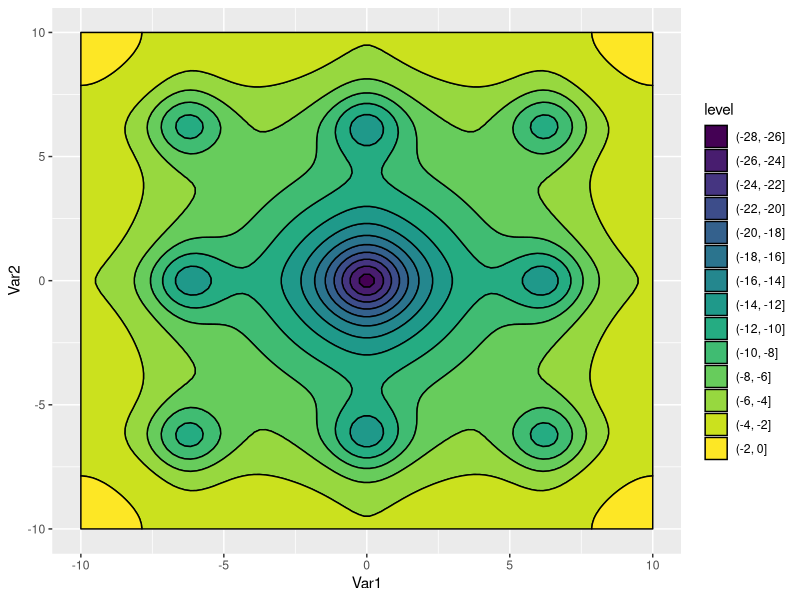

Write R code to recreate this figure.
library(ggplot2)
library(dplyr)
library(gganimate)

f_xy <- function(x, y){
  # (x - 3.14)^2 + (y - 2.72)^2  + sin(3 * x + 2) + sin(4 * y - 1.73)
  # sin(3*3.14* x)^2 + (x - 1)^2 *(1+sin(3 * 3.14 * y)^2) + (y-1)^2*(1+sin(2*3.14*y)^2)
  # (x**2 + y - 11)**2 + (x + y**2 -7)**2

  -20 * exp(-0.2 * sqrt(x^2 + y^2)) - exp(cos(x) + cos(y))

}

x <- seq(-10, 10, length.out = 100)
y <- seq(-10, 10, length.out = 100)

grid <- expand.grid(x, y, stringsAsFactors = F)
grid$z <- f_xy(grid[,1], grid[,2])

grid %>%
  ggplot() +
  geom_contour_filled(aes(x = Var1, y = Var2, z = z), color = "black") +
  scale_fill_viridis_d()

n_part <- 20
# X <- matrix(runif(n_part * 2) * 5, ncol = 2)
X <- cbind(sample(x, n_part, replace = F), sample(y, n_part, replace = F))
V <- matrix(runif(n_part * 2) * 0.1, ncol = 2)

pbest <- X
pbest_obj <-f_xy(X[,1], X[,2])

gbest <- pbest[which.min(pbest_obj),]
gbest_obj <- min(pbest_obj)

c1 <- c2 <- 0.1
w <- 0.8

# One iteration
V <- w * V + c1*runif(1)*(pbest - X) + c2*runif(1)*(gbest - X)
X <- X + V
obj = f_xy(X[,1], X[,2])

idx <- which(obj >= pbest_obj)
pbest[idx,] <- X[idx,]
pbest_obj[idx] <- obj[idx]

idx <- which.min(pbest_obj)
gbest <- pbest[idx,]
gbest_obj <- min(pbest_obj)


# Final function
pso_optim <- function(obj_func,
                      c1 = 0.05,
                      c2 = 0.05,
                      w = 0.8,
                      n_particles = 20,
                      v_init_fact = 0.1,
                      n_iter = 50, ...){

  x <- seq(min(x), max(x), length.out = 100)
  y <- seq(min(y), max(y), length.out = 100)

  X <- cbind(sample(x, n_particles, replace = F),
             sample(y, n_particles, replace = F))

  V <- matrix(runif(n_particles * 2) * v_init_fact, ncol = 2)

  pbest <- X
  pbest_obj <- obj_func(x = X[,1], y = X[,2])

  gbest <- pbest[which.min(pbest_obj),]
  gbest_obj <- min(pbest_obj)

  loc_df <- data.frame(X, iter = 0)
  iter <- 1

  while(iter < n_iter){

    V <- w * V + c1*rchisq(1, 1, 0)*(pbest - X) + c2*rchisq(1, 1, 0)*(gbest - X)
    X <- X + V

    obj <- obj_func(x = X[,1], y = X[,2])

    idx <- which(obj <= pbest_obj)
    pbest[idx,] <- X[idx,]
    pbest_obj[idx] <- obj[idx]

    idx <- which.min(pbest_obj)
    gbest <- pbest[idx,]
    gbest_obj <- min(pbest_obj)

    # Update iteration
    iter <- iter + 1
    loc_df <- rbind(loc_df, data.frame(X, iter = iter))
    print(gbest)
  }

  lst <- list(X = loc_df, obj = gbest_obj, obj_loc = paste0(gbest, collapse = ","))
  return(lst)
}


out <- pso_optim(f_xy,
                 x = x,
                 y = y,
                 c1 = 0.01,
                 c2 = 0.05,
                 n_particles = 50,
                 w = 0.05,
                 v_init_fact = 0.1,
                 n_iter = 100)

ggplot(out$X) +
  geom_tile(data = grid, aes(x = Var1, y = Var2, fill = z), )  +
  geom_point(aes(X1, X2)) +
  labs(x = "X", y = "Y") +
  transition_time(iter) +
  ease_aes("linear")
